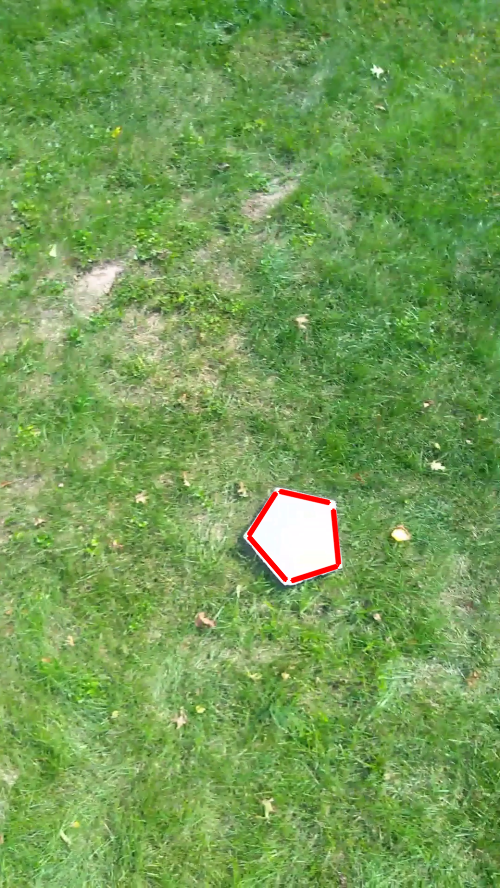
#> input picture CV/IMAGEFROMUDP.png, 500 x 888 px
$ python HoughLineDetection.py --image IMAGEFROMUDP.png
#> lines starting #> are read from the running program, lines starting #| are printed output that depends on the picture
import cv2
import numpy as np
import argparse
import math

ap = argparse.ArgumentParser()
ap.add_argument("-i", "--image", required=True,
	help="path to input dataset of images")
args = vars(ap.parse_args())

img = cv2.imread(args["image"])
#> img is the input picture: shape (888, 500, 3); mean B, G, R 85.4, 157.3, 116.4
cv2.imshow("Original", img)
gray = cv2.cvtColor(img,cv2.COLOR_BGR2GRAY)
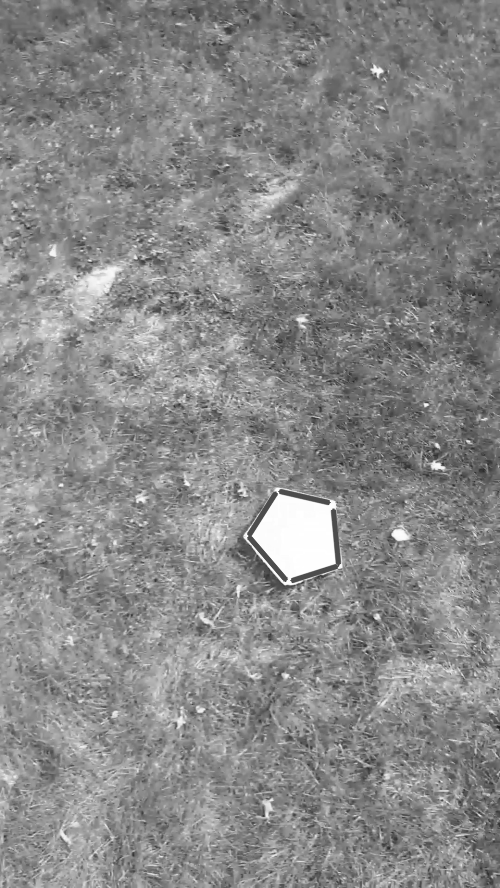
#> gray: shape (888, 500); min 30, max 255, mean 136.9
edges = cv2.Canny(gray,50,150,apertureSize = 3)
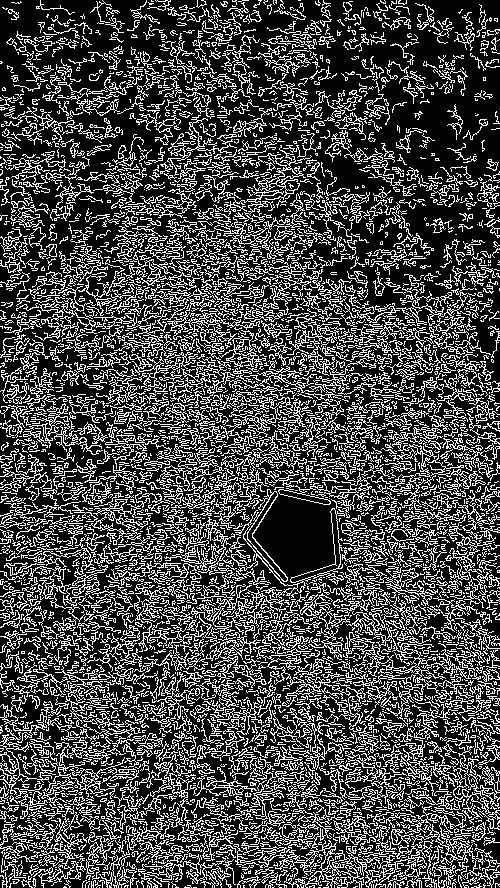
#> edges: shape (888, 500); 28.3% white in thin lines or dots
cv2.imshow("Edges",edges)
#cv2.waitKey(2000)
#lines = cv2.HoughLinesP(edges, 1, np.pi / 180, 15, None, 0, 15)
lines = cv2.HoughLinesP(edges, rho=1, theta=np.pi / 200, threshold = 25, minLineLength = 20, maxLineGap = 1000)
#> lines = 528 rows, first 6: [0, 848, 361, 14], [163, 1, 450, 884], [41, 8, 492, 770], [170, 0, 184, 887], [48, 881, 145, 2], [200, 5, 297, 887]

#lines = cv2.HoughLines(edges,1,np.pi/180,15)
print(lines[0])
#| [[  0 848 361  14]]
print(len(lines))
#| 528
previous = []
#rhoThresh = 50
#thetaThresh = 2*np.pi/9
for x in range(len(lines)):
#    for rho,theta in lines[x]:
    for l in lines[x]:
        noWork = False
# [6 lines of commented-out code are left out]
        if noWork:
            continue
#        previous.append((rho,theta))
        previous.append(l)
# [10 lines of commented-out code are left out]
        cv2.line(img, (l[0], l[1]), (l[2], l[3]), (0,0,255), 1, cv2.LINE_AA)
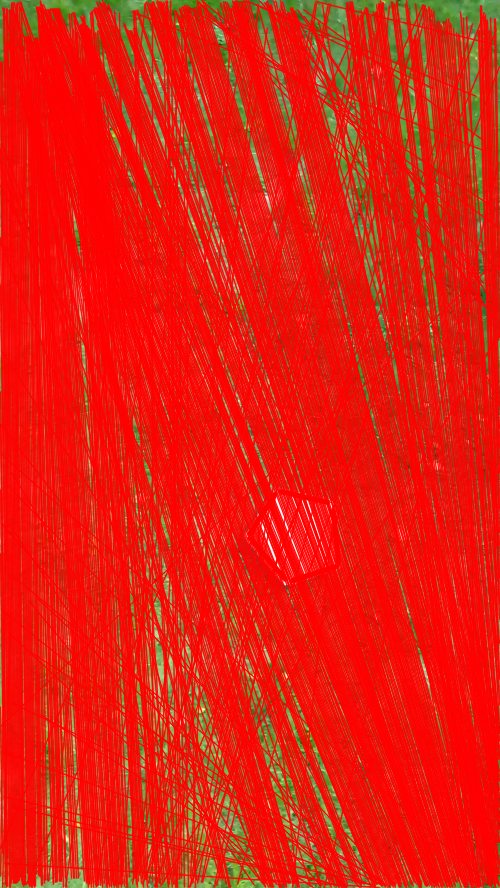
#> img: shape (888, 500, 3); mean B, G, R 16.6, 31.8, 225.7
#> after the loop, previous = 528 items, first 6: [0, 848, 361, 14], [163, 1, 450, 884], [41, 8, 492, 770], [170, 0, 184, 887], [48, 881, 145, 2], [200, 5, 297, 887]
#        print(x2-x1,y2-y1)
print(previous)
#> (printed output is left out)
print(len(previous))
cv2.imshow('Hough Lines',img)
cv2.waitKey(5000)
